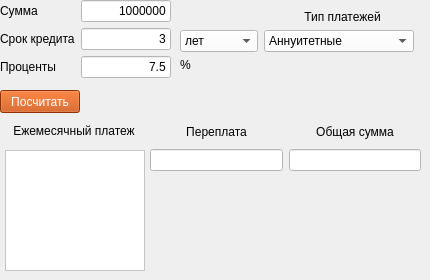
    <widget class="QWidget" name="tab_3">
     <attribute name="title">
      <string>Credit</string>
     </attribute>
     <widget class="QWidget" name="formLayoutWidget">
      <property name="geometry">
       <rect>
        <x>0</x>
        <y>0</y>
        <width>171</width>
        <height>81</height>
       </rect>
      </property>
      <layout class="QFormLayout" name="formLayout_2">
       <item row="0" column="1">
        <widget class="QLineEdit" name="lineEdit_amount">
         <property name="styleSheet">
          <string notr="true">background-color: rgb(255, 255, 255);
color: black;</string>
         </property>
         <property name="text">
          <string>1000000</string>
         </property>
         <property name="alignment">
          <set>Qt::AlignRight|Qt::AlignTrailing|Qt::AlignVCenter</set>
         </property>
        </widget>
       </item>
       <item row="1" column="1">
        <widget class="QLineEdit" name="lineEdit_period">
         <property name="styleSheet">
          <string notr="true">background-color: rgb(255, 255, 255);
color: black;</string>
         </property>
         <property name="text">
          <string>3</string>
         </property>
         <property name="alignment">
          <set>Qt::AlignRight|Qt::AlignTrailing|Qt::AlignVCenter</set>
         </property>
        </widget>
       </item>
       <item row="2" column="1">
        <widget class="QLineEdit" name="lineEdit_rate">
         <property name="styleSheet">
          <string notr="true">background-color: rgb(255, 255, 255);
color: black;</string>
         </property>
         <property name="text">
          <string>7.5</string>
         </property>
         <property name="alignment">
          <set>Qt::AlignRight|Qt::AlignTrailing|Qt::AlignVCenter</set>
         </property>
        </widget>
       </item>
       <item row="0" column="0">
        <widget class="QLabel" name="label_3">
         <property name="text">
          <string>Сумма</string>
         </property>
        </widget>
       </item>
       <item row="1" column="0">
        <widget class="QLabel" name="label_4">
         <property name="text">
          <string>Срок кредита</string>
         </property>
        </widget>
       </item>
       <item row="2" column="0">
        <widget class="QLabel" name="label_5">
         <property name="text">
          <string>Проценты</string>
         </property>
        </widget>
       </item>
      </layout>
     </widget>
     <widget class="QWidget" name="formLayoutWidget_2">
      <property name="geometry">
       <rect>
        <x>180</x>
        <y>10</y>
        <width>241</width>
        <height>81</height>
       </rect>
      </property>
      <layout class="QFormLayout" name="formLayout_3">
       <item row="0" column="1">
        <widget class="QLabel" name="label_2">
         <property name="text">
          <string>Тип платежей</string>
         </property>
         <property name="alignment">
          <set>Qt::AlignCenter</set>
         </property>
        </widget>
       </item>
       <item row="1" column="0">
        <widget class="QComboBox" name="comboBox_period">
         <property name="sizePolicy">
          <sizepolicy hsizetype="Fixed" vsizetype="Fixed">
           <horstretch>0</horstretch>
           <verstretch>0</verstretch>
          </sizepolicy>
         </property>
         <property name="minimumSize">
          <size>
           <width>20</width>
           <height>0</height>
          </size>
         </property>
         <property name="maximumSize">
          <size>
           <width>80</width>
           <height>16777215</height>
          </size>
         </property>
         <property name="styleSheet">
          <string notr="true">background-color: rgb(255, 255, 255);
color: black;</string>
         </property>
         <property name="currentText">
          <string>лет</string>
         </property>
         <item>
          <property name="text">
           <string>лет</string>
          </property>
         </item>
         <item>
          <property name="text">
           <string>месяцев</string>
          </property>
         </item>
        </widget>
       </item>
       <item row="2" column="0">
        <widget class="QLabel" name="label_6">
         <property name="text">
          <string>%</string>
         </property>
        </widget>
       </item>
       <item row="1" column="1">
        <widget class="QComboBox" name="comboBox_type">
         <property name="sizePolicy">
          <sizepolicy hsizetype="Fixed" vsizetype="Fixed">
           <horstretch>0</horstretch>
           <verstretch>0</verstretch>
          </sizepolicy>
         </property>
         <property name="maximumSize">
          <size>
           <width>150</width>
           <height>16777215</height>
          </size>
         </property>
         <property name="styleSheet">
          <string notr="true">background-color: rgb(255, 255, 255);
color: black;</string>
         </property>
         <item>
          <property name="text">
           <string>Аннуитетные</string>
          </property>
         </item>
         <item>
          <property name="text">
           <string>Дифференцированные</string>
          </property>
         </item>
        </widget>
       </item>
      </layout>
     </widget>
     <widget class="QPushButton" name="pushButton_credit">
      <property name="geometry">
       <rect>
        <x>0</x>
        <y>90</y>
        <width>80</width>
        <height>23</height>
       </rect>
      </property>
      <property name="styleSheet">
       <string notr="true">background-color: rgb(198, 70, 0);
color: white;</string>
      </property>
      <property name="text">
       <string>Посчитать</string>
      </property>
     </widget>
     <widget class="QWidget" name="gridLayoutWidget">
      <property name="geometry">
       <rect>
        <x>150</x>
        <y>120</y>
        <width>271</width>
        <height>51</height>
       </rect>
      </property>
      <layout class="QGridLayout" name="gridLayout_2">
       <item row="2" column="1">
        <widget class="QLineEdit" name="lineEdit_total_amount">
         <property name="styleSheet">
          <string notr="true">background-color: rgb(255, 255, 255);
color: black;</string>
         </property>
        </widget>
       </item>
       <item row="1" column="0">
        <widget class="QLabel" name="label_7">
         <property name="text">
          <string>Переплата</string>
         </property>
         <property name="alignment">
          <set>Qt::AlignCenter</set>
         </property>
        </widget>
       </item>
       <item row="1" column="1">
        <widget class="QLabel" name="label_8">
         <property name="text">
          <string>Общая сумма</string>
         </property>
         <property name="alignment">
          <set>Qt::AlignCenter</set>
         </property>
        </widget>
       </item>
       <item row="2" column="0">
        <widget class="QLineEdit" name="lineEdit_overpay">
         <property name="styleSheet">
          <string notr="true">background-color: rgb(255, 255, 255);
color: black;</string>
         </property>
        </widget>
       </item>
      </layout>
     </widget>
     <widget class="QLabel" name="label_9">
      <property name="geometry">
       <rect>
        <x>-5</x>
        <y>115</y>
        <width>158</width>
        <height>31</height>
       </rect>
      </property>
      <property name="text">
       <string>Ежемесячный платеж</string>
      </property>
      <property name="alignment">
       <set>Qt::AlignCenter</set>
      </property>
     </widget>
     <widget class="QPlainTextEdit" name="plainTextEdit_payment">
      <property name="enabled">
       <bool>true</bool>
      </property>
      <property name="geometry">
       <rect>
        <x>5</x>
        <y>150</y>
        <width>140</width>
        <height>121</height>
       </rect>
      </property>
      <property name="sizePolicy">
       <sizepolicy hsizetype="Expanding" vsizetype="Expanding">
        <horstretch>0</horstretch>
        <verstretch>0</verstretch>
       </sizepolicy>
      </property>
      <property name="styleSheet">
       <string notr="true">background-color: rgb(255, 255, 255);
color: black;</string>
      </property>
     </widget>
    </widget>
